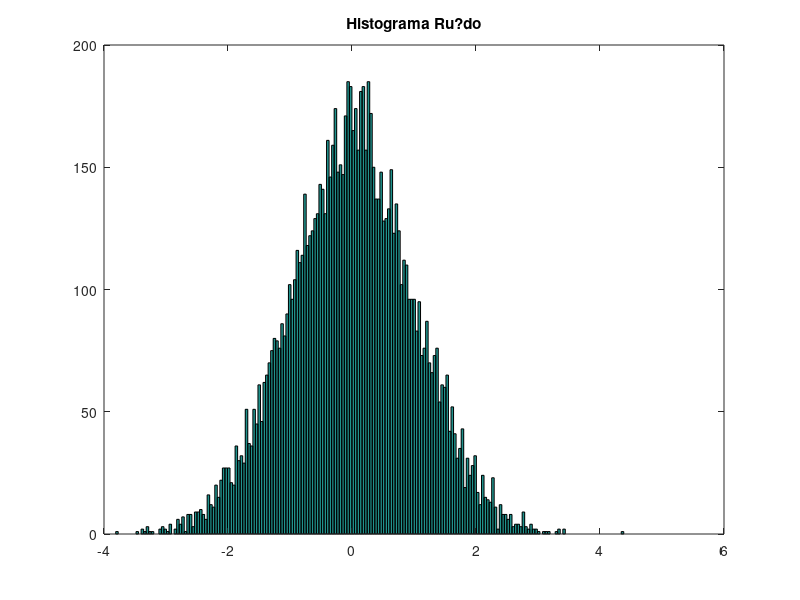
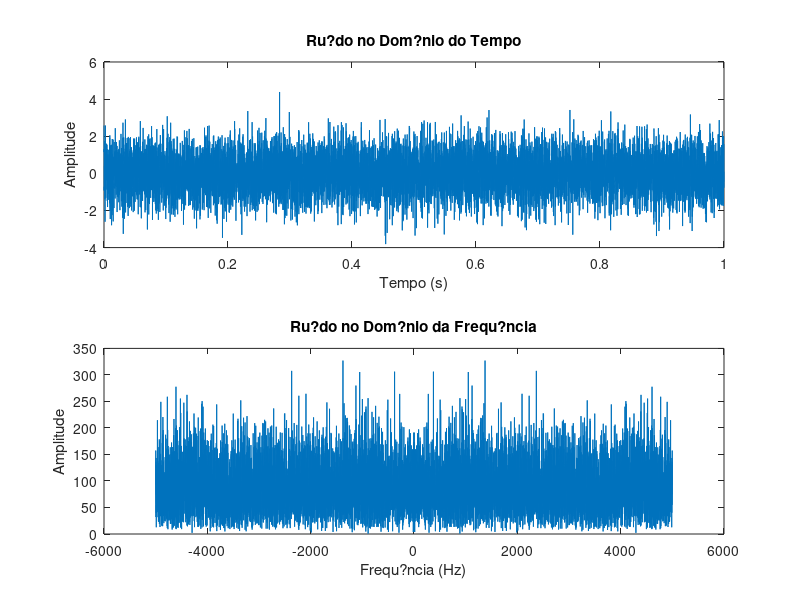
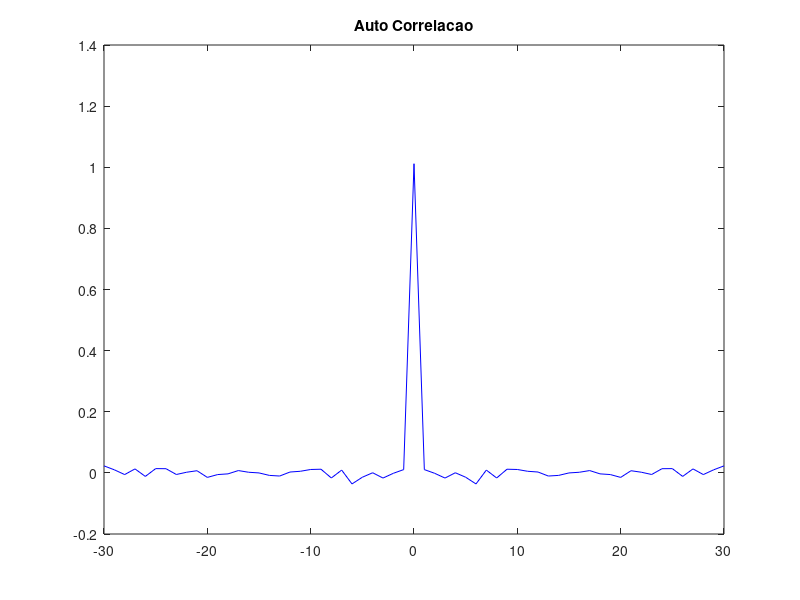
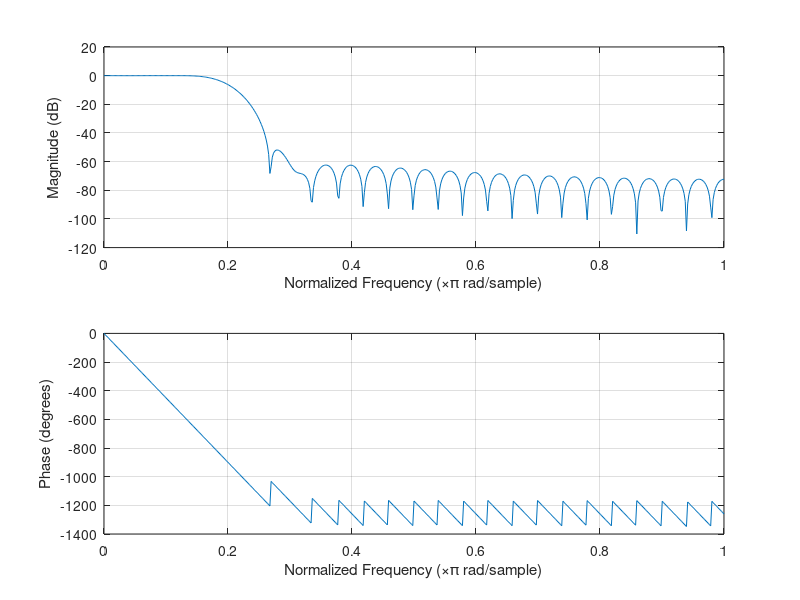

Source code (MATLAB) for these figures, in order:
%Exercício 03

fs = 10e3;                   %frequencia de amostragem
ts = 1/fs; 
t_final = 1;
t = [0:ts:t_final-ts];
f = [-fs/2:1:fs/2-1];

rui = randn(1,10000);
figure(1);
hist(rui, 200);
title('Histograma Ru?do')

figure(2)
subplot(2,1,1)
plot(t, rui)
xlabel('Tempo (s)')
ylabel('Amplitude')
title('Ru?do no Dom?nio do Tempo');

subplot(2,1,2)
R = fftshift(fft(rui));
plot(f, abs(R));
xlabel('Frequ?ncia (Hz)')
ylabel('Amplitude')
title('Ru?do no Dom?nio da Frequ?ncia');

[R, L] = xcorr(rui, 30, 'biased');
figure(3)
plot(L,R, 'b')
title('Auto Correlacao')

filtro=fir1(50,(1000*2)/fs);
figure(4)
freqz(filtro)

figure(5)
subplot(2,1,1)
Ruido_filtrado = filter(filtro, 1, rui);
plot(t, Ruido_filtrado)
title('Ruido Dominio do Tempo - Filtrado');
xlabel('Tempo (s)');
ylabel('Amplitude')

subplot(2,1,2)
RF = fftshift(fft(Ruido_filtrado))
plot(f, abs(RF))
title('Ruido Dominio da Frequencia - Filtrado');
xlabel('Frequencia (Hz)');
ylabel('Amplitude')
figure(6)
hist(Ruido_filtrado,200)
title('Histograma Ruido Filtrado')
